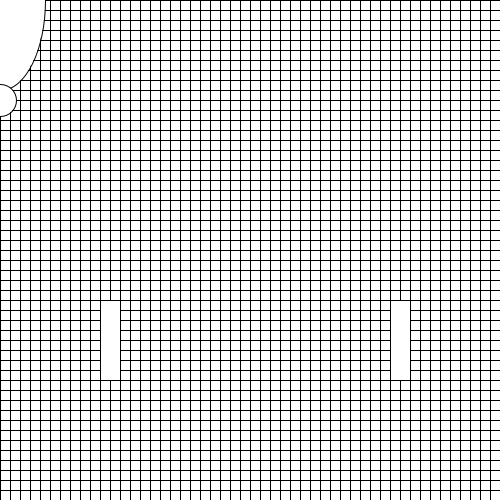
Frame 1 (no input)
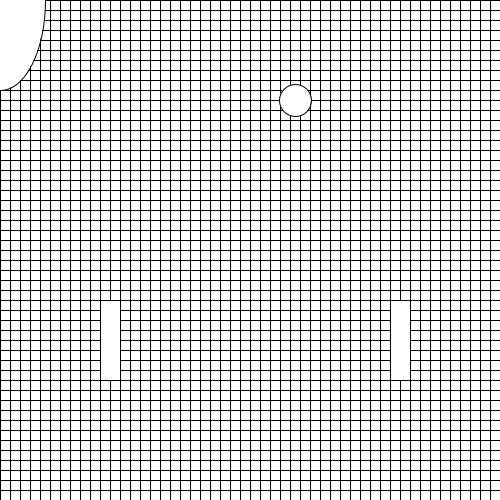
Frame 60 (the mouse pressed at the canvas centre just before this capture)
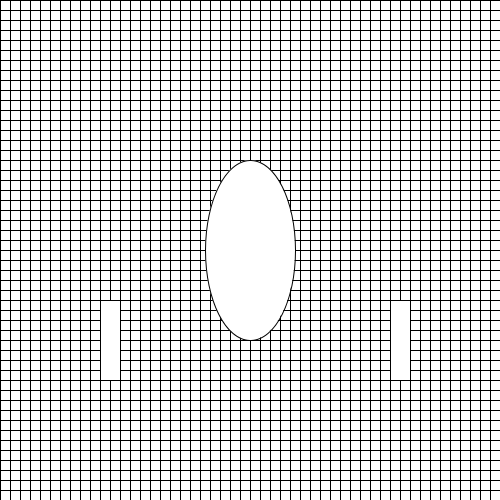
Frame 120 (the mouse held since frame 60 and released just before this capture)

The Processing sketch that drew these frames (run headless with seeded random() and noise(); from frame 60 on, the mouse is pressed at the canvas centre):

// Processing sketch: processing_171743
// ── processing_171743.pde

int x = 0;
int ball_x = 0;
int ball_speed = 5;
int paddle1Y =300;
int paddle2Y = 300;
int background_x = 0;
int background_y = 0;
int i = 0;
void setup() {
  size(500, 500);
}
void draw() {
  background(2, 206, 51);
  for (int background_y=0; background_y<height; background_y+=10) {
    for (int background_x=0; background_x<width; background_x+=10) {
      rect(background_x, background_y, 10, 10);
    }
  }
  int i = 0;
  while(i<10){
    ellipse(mouseX,mouseY,i*10,i*20);
    i++;
  }
  stroke(0);
  fill(255);
  rect(100, paddle1Y, 20, 80);
  rect(390, paddle2Y, 20, 80);
  if (keyPressed&&key=='w') {
    paddle1Y=paddle1Y-15;
  } else if (keyPressed&&key=='s') {
    paddle1Y=paddle1Y + 15;
  }
  if (keyPressed&&key=='o') {
    paddle2Y=paddle2Y-15;
  } else if (keyPressed&&key=='l') {
    paddle2Y=paddle2Y+15;
  }
  ellipse(x, 100, 32, 32);
  x = x+ball_speed;
  if (((x>390) && ((paddle2Y+100>=100 && 100>=paddle2Y)))|| (x<100)&& ((paddle1Y+100>=100 && 100>=paddle1Y))) {
    ball_speed = ball_speed *-1;
  }
}
